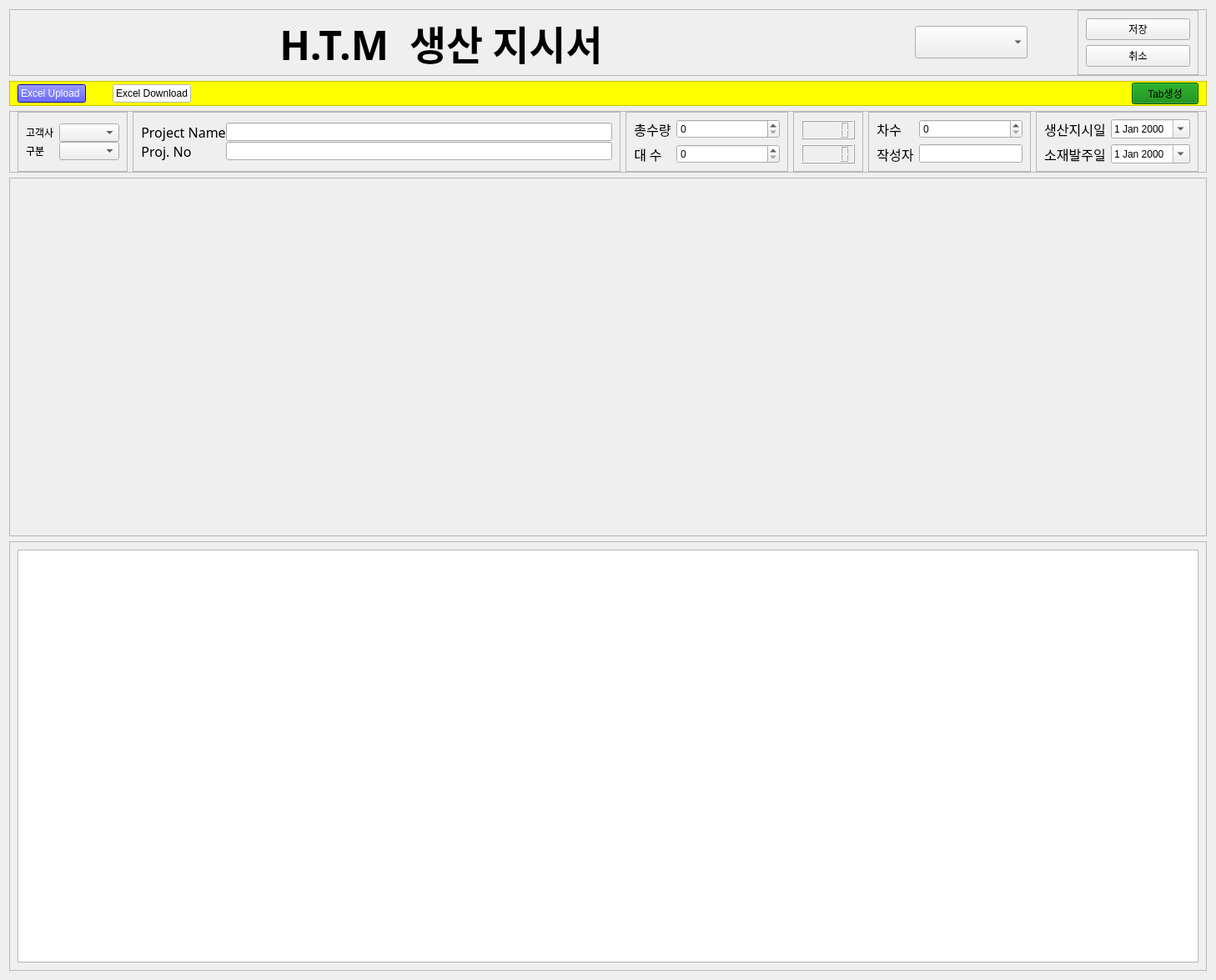
<?xml version="1.0" encoding="UTF-8"?>
<ui version="4.0">
 <class>Form</class>
 <widget class="QWidget" name="Form">
  <property name="geometry">
   <rect>
    <x>0</x>
    <y>0</y>
    <width>1458</width>
    <height>1175</height>
   </rect>
  </property>
  <property name="windowTitle">
   <string>Form</string>
  </property>
  <layout class="QVBoxLayout" name="verticalLayout_2">
   <item>
    <widget class="QFrame" name="frame">
     <property name="frameShape">
      <enum>QFrame::StyledPanel</enum>
     </property>
     <property name="frameShadow">
      <enum>QFrame::Plain</enum>
     </property>
     <layout class="QHBoxLayout" name="horizontalLayout">
      <property name="spacing">
       <number>60</number>
      </property>
      <property name="topMargin">
       <number>0</number>
      </property>
      <property name="bottomMargin">
       <number>0</number>
      </property>
      <item>
       <widget class="QLabel" name="label_2">
        <property name="sizePolicy">
         <sizepolicy hsizetype="Preferred" vsizetype="Preferred">
          <horstretch>7</horstretch>
          <verstretch>0</verstretch>
         </sizepolicy>
        </property>
        <property name="font">
         <font>
          <family>HY견고딕</family>
          <pointsize>36</pointsize>
          <weight>75</weight>
          <bold>true</bold>
         </font>
        </property>
        <property name="frameShape">
         <enum>QFrame::NoFrame</enum>
        </property>
        <property name="frameShadow">
         <enum>QFrame::Raised</enum>
        </property>
        <property name="text">
         <string>H.T.M  생산 지시서</string>
        </property>
        <property name="alignment">
         <set>Qt::AlignCenter</set>
        </property>
       </widget>
      </item>
      <item>
       <widget class="생산형태_Widget" name="combo_eidt_Prod_Div">
        <property name="font">
         <font>
          <pointsize>20</pointsize>
          <weight>75</weight>
          <bold>true</bold>
         </font>
        </property>
       </widget>
      </item>
      <item>
       <widget class="QFrame" name="frame_9">
        <property name="sizePolicy">
         <sizepolicy hsizetype="Preferred" vsizetype="Preferred">
          <horstretch>1</horstretch>
          <verstretch>0</verstretch>
         </sizepolicy>
        </property>
        <property name="frameShape">
         <enum>QFrame::StyledPanel</enum>
        </property>
        <property name="frameShadow">
         <enum>QFrame::Raised</enum>
        </property>
        <layout class="QVBoxLayout" name="verticalLayout_9">
         <item>
          <widget class="QPushButton" name="PB_save">
           <property name="text">
            <string>저장</string>
           </property>
           <property name="autoDefault">
            <bool>false</bool>
           </property>
          </widget>
         </item>
         <item>
          <widget class="QPushButton" name="PB_cancel">
           <property name="text">
            <string>취소</string>
           </property>
           <property name="autoDefault">
            <bool>false</bool>
           </property>
          </widget>
         </item>
        </layout>
       </widget>
      </item>
     </layout>
    </widget>
   </item>
   <item>
    <widget class="QFrame" name="frame_admin">
     <property name="styleSheet">
      <string notr="true">background-color:yellow</string>
     </property>
     <property name="frameShape">
      <enum>QFrame::StyledPanel</enum>
     </property>
     <property name="frameShadow">
      <enum>QFrame::Raised</enum>
     </property>
     <layout class="QHBoxLayout" name="horizontalLayout_4">
      <property name="spacing">
       <number>32</number>
      </property>
      <property name="topMargin">
       <number>1</number>
      </property>
      <property name="bottomMargin">
       <number>1</number>
      </property>
      <item>
       <widget class="QPushButton" name="PB_Upload_Excel">
        <property name="toolTip">
         <string>기존 작성된 작업지침서 excel file을  upload합니다</string>
        </property>
        <property name="styleSheet">
         <string notr="true">background-color:blue;color:white</string>
        </property>
        <property name="text">
         <string>Excel Upload </string>
        </property>
       </widget>
      </item>
      <item>
       <widget class="QPushButton" name="PB_Download_Excel">
        <property name="toolTip">
         <string>excel 로 download합니다.</string>
        </property>
        <property name="styleSheet">
         <string notr="true">background-color:white</string>
        </property>
        <property name="text">
         <string>Excel Download</string>
        </property>
       </widget>
      </item>
      <item>
       <spacer name="horizontalSpacer_3">
        <property name="orientation">
         <enum>Qt::Horizontal</enum>
        </property>
        <property name="sizeHint" stdset="0">
         <size>
          <width>40</width>
          <height>20</height>
         </size>
        </property>
       </spacer>
      </item>
      <item>
       <widget class="QPushButton" name="PB_CreateTab">
        <property name="styleSheet">
         <string notr="true">background-color:green</string>
        </property>
        <property name="text">
         <string>Tab생성</string>
        </property>
       </widget>
      </item>
     </layout>
    </widget>
   </item>
   <item>
    <widget class="QFrame" name="frame_2">
     <property name="sizePolicy">
      <sizepolicy hsizetype="Preferred" vsizetype="Preferred">
       <horstretch>0</horstretch>
       <verstretch>0</verstretch>
      </sizepolicy>
     </property>
     <property name="frameShape">
      <enum>QFrame::StyledPanel</enum>
     </property>
     <property name="frameShadow">
      <enum>QFrame::Raised</enum>
     </property>
     <layout class="QHBoxLayout" name="horizontalLayout_2">
      <property name="topMargin">
       <number>0</number>
      </property>
      <property name="bottomMargin">
       <number>0</number>
      </property>
      <item>
       <widget class="QFrame" name="frame_28">
        <property name="frameShape">
         <enum>QFrame::StyledPanel</enum>
        </property>
        <property name="frameShadow">
         <enum>QFrame::Raised</enum>
        </property>
        <layout class="QVBoxLayout" name="verticalLayout_19">
         <property name="topMargin">
          <number>0</number>
         </property>
         <property name="bottomMargin">
          <number>0</number>
         </property>
         <item>
          <layout class="QFormLayout" name="formLayout_10">
           <property name="formAlignment">
            <set>Qt::AlignLeading|Qt::AlignLeft|Qt::AlignVCenter</set>
           </property>
           <property name="verticalSpacing">
            <number>0</number>
           </property>
           <item row="0" column="0">
            <widget class="QLabel" name="label">
             <property name="text">
              <string>고객사</string>
             </property>
            </widget>
           </item>
           <item row="0" column="1">
            <widget class="고객사_Widget" name="combo_edit_Gogaek"/>
           </item>
           <item row="1" column="0">
            <widget class="QLabel" name="label_21">
             <property name="text">
              <string>구분</string>
             </property>
            </widget>
           </item>
           <item row="1" column="1">
            <widget class="구분_Widget" name="combo_edit_Gubun"/>
           </item>
          </layout>
         </item>
        </layout>
       </widget>
      </item>
      <item>
       <widget class="QFrame" name="frame_5">
        <property name="sizePolicy">
         <sizepolicy hsizetype="Preferred" vsizetype="Preferred">
          <horstretch>3</horstretch>
          <verstretch>0</verstretch>
         </sizepolicy>
        </property>
        <property name="frameShape">
         <enum>QFrame::StyledPanel</enum>
        </property>
        <property name="frameShadow">
         <enum>QFrame::Raised</enum>
        </property>
        <layout class="QVBoxLayout" name="verticalLayout_5">
         <property name="spacing">
          <number>0</number>
         </property>
         <property name="topMargin">
          <number>0</number>
         </property>
         <property name="bottomMargin">
          <number>0</number>
         </property>
         <item>
          <layout class="QFormLayout" name="formLayout_3">
           <property name="formAlignment">
            <set>Qt::AlignLeading|Qt::AlignLeft|Qt::AlignVCenter</set>
           </property>
           <item row="0" column="0">
            <widget class="QLabel" name="label_5">
             <property name="sizePolicy">
              <sizepolicy hsizetype="Preferred" vsizetype="Preferred">
               <horstretch>1</horstretch>
               <verstretch>0</verstretch>
              </sizepolicy>
             </property>
             <property name="font">
              <font>
               <family>HY견고딕</family>
               <pointsize>12</pointsize>
              </font>
             </property>
             <property name="text">
              <string>Project Name</string>
             </property>
             <property name="alignment">
              <set>Qt::AlignCenter</set>
             </property>
            </widget>
           </item>
           <item row="0" column="1">
            <widget class="QLineEdit" name="lineEdit_Job_name">
             <property name="sizePolicy">
              <sizepolicy hsizetype="Expanding" vsizetype="Fixed">
               <horstretch>2</horstretch>
               <verstretch>0</verstretch>
              </sizepolicy>
             </property>
            </widget>
           </item>
           <item row="1" column="0">
            <widget class="QLabel" name="label_8">
             <property name="sizePolicy">
              <sizepolicy hsizetype="Preferred" vsizetype="Preferred">
               <horstretch>1</horstretch>
               <verstretch>0</verstretch>
              </sizepolicy>
             </property>
             <property name="font">
              <font>
               <family>HY견고딕</family>
               <pointsize>12</pointsize>
              </font>
             </property>
             <property name="text">
              <string>Proj. No</string>
             </property>
             <property name="alignment">
              <set>Qt::AlignCenter</set>
             </property>
            </widget>
           </item>
           <item row="1" column="1">
            <widget class="QLineEdit" name="lineEdit_Proj_No">
             <property name="sizePolicy">
              <sizepolicy hsizetype="Expanding" vsizetype="Fixed">
               <horstretch>2</horstretch>
               <verstretch>0</verstretch>
              </sizepolicy>
             </property>
            </widget>
           </item>
          </layout>
         </item>
        </layout>
       </widget>
      </item>
      <item>
       <widget class="QFrame" name="frame_6">
        <property name="sizePolicy">
         <sizepolicy hsizetype="Preferred" vsizetype="Preferred">
          <horstretch>1</horstretch>
          <verstretch>0</verstretch>
         </sizepolicy>
        </property>
        <property name="frameShape">
         <enum>QFrame::StyledPanel</enum>
        </property>
        <property name="frameShadow">
         <enum>QFrame::Raised</enum>
        </property>
        <layout class="QVBoxLayout" name="verticalLayout_6">
         <property name="topMargin">
          <number>0</number>
         </property>
         <property name="bottomMargin">
          <number>0</number>
         </property>
         <item>
          <layout class="QFormLayout" name="formLayout_2">
           <property name="formAlignment">
            <set>Qt::AlignLeading|Qt::AlignLeft|Qt::AlignVCenter</set>
           </property>
           <item row="1" column="0">
            <widget class="QLabel" name="label_7">
             <property name="sizePolicy">
              <sizepolicy hsizetype="Preferred" vsizetype="Preferred">
               <horstretch>1</horstretch>
               <verstretch>0</verstretch>
              </sizepolicy>
             </property>
             <property name="font">
              <font>
               <family>HY견고딕</family>
               <pointsize>12</pointsize>
              </font>
             </property>
             <property name="text">
              <string>총수량</string>
             </property>
             <property name="alignment">
              <set>Qt::AlignCenter</set>
             </property>
            </widget>
           </item>
           <item row="2" column="1">
            <widget class="QSpinBox" name="spinBox_Daesu">
             <property name="maximum">
              <number>10000</number>
             </property>
            </widget>
           </item>
           <item row="2" column="0">
            <widget class="QLabel" name="label_6">
             <property name="sizePolicy">
              <sizepolicy hsizetype="Preferred" vsizetype="Preferred">
               <horstretch>1</horstretch>
               <verstretch>0</verstretch>
              </sizepolicy>
             </property>
             <property name="font">
              <font>
               <family>HY견고딕</family>
               <pointsize>12</pointsize>
              </font>
             </property>
             <property name="text">
              <string>대 수</string>
             </property>
             <property name="alignment">
              <set>Qt::AlignCenter</set>
             </property>
            </widget>
           </item>
           <item row="1" column="1">
            <widget class="QSpinBox" name="spinBox_chongsurang">
             <property name="maximum">
              <number>10000</number>
             </property>
            </widget>
           </item>
          </layout>
         </item>
        </layout>
       </widget>
      </item>
      <item>
       <widget class="QFrame" name="frame_29">
        <property name="frameShape">
         <enum>QFrame::StyledPanel</enum>
        </property>
        <property name="frameShadow">
         <enum>QFrame::Raised</enum>
        </property>
        <layout class="QVBoxLayout" name="verticalLayout_23">
         <item>
          <widget class="QLCDNumber" name="lcd_Total_Hogi">
           <property name="font">
            <font>
             <pointsize>16</pointsize>
             <weight>75</weight>
             <bold>true</bold>
            </font>
           </property>
           <property name="toolTip">
            <string>호기별 총합계입니다</string>
           </property>
          </widget>
         </item>
         <item>
          <widget class="QLCDNumber" name="lcd_Total_HTM">
           <property name="font">
            <font>
             <pointsize>16</pointsize>
             <weight>75</weight>
             <bold>true</bold>
            </font>
           </property>
           <property name="toolTip">
            <string>JAMB 제외된 HTM수량입니다</string>
           </property>
          </widget>
         </item>
        </layout>
       </widget>
      </item>
      <item>
       <widget class="QFrame" name="frame_8">
        <property name="sizePolicy">
         <sizepolicy hsizetype="Preferred" vsizetype="Preferred">
          <horstretch>1</horstretch>
          <verstretch>0</verstretch>
         </sizepolicy>
        </property>
        <property name="frameShape">
         <enum>QFrame::StyledPanel</enum>
        </property>
        <property name="frameShadow">
         <enum>QFrame::Raised</enum>
        </property>
        <layout class="QVBoxLayout" name="verticalLayout_8">
         <property name="topMargin">
          <number>0</number>
         </property>
         <property name="bottomMargin">
          <number>0</number>
         </property>
         <item>
          <layout class="QFormLayout" name="formLayout">
           <property name="formAlignment">
            <set>Qt::AlignLeading|Qt::AlignLeft|Qt::AlignVCenter</set>
           </property>
           <item row="0" column="0">
            <widget class="QLabel" name="label_3">
             <property name="sizePolicy">
              <sizepolicy hsizetype="Preferred" vsizetype="Preferred">
               <horstretch>1</horstretch>
               <verstretch>0</verstretch>
              </sizepolicy>
             </property>
             <property name="font">
              <font>
               <family>HY견고딕</family>
               <pointsize>12</pointsize>
              </font>
             </property>
             <property name="text">
              <string>차수</string>
             </property>
             <property name="alignment">
              <set>Qt::AlignCenter</set>
             </property>
            </widget>
           </item>
           <item row="1" column="0">
            <widget class="QLabel" name="label_4">
             <property name="sizePolicy">
              <sizepolicy hsizetype="Preferred" vsizetype="Preferred">
               <horstretch>1</horstretch>
               <verstretch>0</verstretch>
              </sizepolicy>
             </property>
             <property name="font">
              <font>
               <family>HY견고딕</family>
               <pointsize>12</pointsize>
              </font>
             </property>
             <property name="text">
              <string>작성자</string>
             </property>
             <property name="alignment">
              <set>Qt::AlignCenter</set>
             </property>
            </widget>
           </item>
           <item row="1" column="1">
            <widget class="QLineEdit" name="lineEdit_Name">
             <property name="enabled">
              <bool>true</bool>
             </property>
             <property name="sizePolicy">
              <sizepolicy hsizetype="Expanding" vsizetype="Fixed">
               <horstretch>1</horstretch>
               <verstretch>0</verstretch>
              </sizepolicy>
             </property>
             <property name="readOnly">
              <bool>true</bool>
             </property>
            </widget>
           </item>
           <item row="0" column="1">
            <widget class="My_SpinBox_start1" name="spinBox_Chasu"/>
           </item>
          </layout>
         </item>
        </layout>
       </widget>
      </item>
      <item>
       <widget class="QFrame" name="frame_7">
        <property name="sizePolicy">
         <sizepolicy hsizetype="Preferred" vsizetype="Preferred">
          <horstretch>1</horstretch>
          <verstretch>0</verstretch>
         </sizepolicy>
        </property>
        <property name="frameShape">
         <enum>QFrame::StyledPanel</enum>
        </property>
        <property name="frameShadow">
         <enum>QFrame::Raised</enum>
        </property>
        <layout class="QVBoxLayout" name="verticalLayout_7">
         <property name="topMargin">
          <number>0</number>
         </property>
         <property name="bottomMargin">
          <number>0</number>
         </property>
         <item>
          <layout class="QFormLayout" name="formLayout_4">
           <property name="formAlignment">
            <set>Qt::AlignLeading|Qt::AlignLeft|Qt::AlignVCenter</set>
           </property>
           <item row="0" column="1">
            <widget class="My_DateEdit" name="dateEdit_Produce">
             <property name="sizePolicy">
              <sizepolicy hsizetype="Minimum" vsizetype="Fixed">
               <horstretch>1</horstretch>
               <verstretch>0</verstretch>
              </sizepolicy>
             </property>
             <property name="calendarPopup">
              <bool>true</bool>
             </property>
            </widget>
           </item>
           <item row="1" column="0">
            <widget class="QLabel" name="label_10">
             <property name="sizePolicy">
              <sizepolicy hsizetype="Preferred" vsizetype="Preferred">
               <horstretch>1</horstretch>
               <verstretch>0</verstretch>
              </sizepolicy>
             </property>
             <property name="font">
              <font>
               <family>HY견고딕</family>
               <pointsize>12</pointsize>
              </font>
             </property>
             <property name="text">
              <string>소재발주일</string>
             </property>
             <property name="alignment">
              <set>Qt::AlignCenter</set>
             </property>
            </widget>
           </item>
           <item row="1" column="1">
            <widget class="My_DateEdit" name="dateEdit_Order">
             <property name="sizePolicy">
              <sizepolicy hsizetype="Minimum" vsizetype="Fixed">
               <horstretch>1</horstretch>
               <verstretch>0</verstretch>
              </sizepolicy>
             </property>
             <property name="calendarPopup">
              <bool>true</bool>
             </property>
            </widget>
           </item>
           <item row="0" column="0">
            <widget class="QLabel" name="label_9">
             <property name="sizePolicy">
              <sizepolicy hsizetype="Preferred" vsizetype="Preferred">
               <horstretch>1</horstretch>
               <verstretch>0</verstretch>
              </sizepolicy>
             </property>
             <property name="font">
              <font>
               <family>HY견고딕</family>
               <pointsize>12</pointsize>
              </font>
             </property>
             <property name="text">
              <string>생산지시일</string>
             </property>
             <property name="alignment">
              <set>Qt::AlignCenter</set>
             </property>
            </widget>
           </item>
          </layout>
         </item>
        </layout>
       </widget>
      </item>
     </layout>
    </widget>
   </item>
   <item>
    <widget class="QFrame" name="frame_3">
     <property name="sizePolicy">
      <sizepolicy hsizetype="Preferred" vsizetype="Preferred">
       <horstretch>0</horstretch>
       <verstretch>5</verstretch>
      </sizepolicy>
     </property>
     <property name="frameShape">
      <enum>QFrame::StyledPanel</enum>
     </property>
     <property name="frameShadow">
      <enum>QFrame::Raised</enum>
     </property>
     <layout class="QVBoxLayout" name="verticalLayout">
      <item>
       <widget class="Wid_Table_도면정보_TKE" name="tableView_Domyun" native="true"/>
      </item>
     </layout>
    </widget>
   </item>
   <item>
    <widget class="QFrame" name="frame_4">
     <property name="sizePolicy">
      <sizepolicy hsizetype="Preferred" vsizetype="Preferred">
       <horstretch>0</horstretch>
       <verstretch>6</verstretch>
      </sizepolicy>
     </property>
     <property name="frameShape">
      <enum>QFrame::StyledPanel</enum>
     </property>
     <property name="frameShadow">
      <enum>QFrame::Raised</enum>
     </property>
     <layout class="QVBoxLayout" name="verticalLayout_3">
      <item>
       <widget class="Wid_Table_HTM" name="tableView_HTM"/>
      </item>
     </layout>
    </widget>
   </item>
  </layout>
 </widget>
 <customwidgets>
  <customwidget>
   <class>고객사_Widget</class>
   <extends>QComboBox</extends>
   <header location="global">modules.PyQt.component.combo_lineedit</header>
  </customwidget>
  <customwidget>
   <class>구분_Widget</class>
   <extends>QComboBox</extends>
   <header location="global">modules.PyQt.component.combo_lineedit</header>
  </customwidget>
  <customwidget>
   <class>생산형태_Widget</class>
   <extends>QComboBox</extends>
   <header location="global">modules.PyQt.component.combo_lineedit</header>
  </customwidget>
  <customwidget>
   <class>My_DateEdit</class>
   <extends>QDateEdit</extends>
   <header location="global">modules.PyQt.component.my_dateedit</header>
  </customwidget>
  <customwidget>
   <class>Wid_Table_HTM</class>
   <extends>QTableView</extends>
   <header>modules.PyQt.Tabs.생산지시.components.tables.생산지시_process</header>
  </customwidget>
  <customwidget>
   <class>My_SpinBox_start1</class>
   <extends>QSpinBox</extends>
   <header location="global">modules.PyQt.component.my_spinbox</header>
  </customwidget>
  <customwidget>
   <class>Wid_Table_도면정보_TKE</class>
   <extends>QWidget</extends>
   <header>modules.PyQt.Tabs.생산지시.components.tables.도면정보_Wid_Table_TKE</header>
   <container>1</container>
  </customwidget>
 </customwidgets>
 <resources/>
 <connections/>
</ui>
